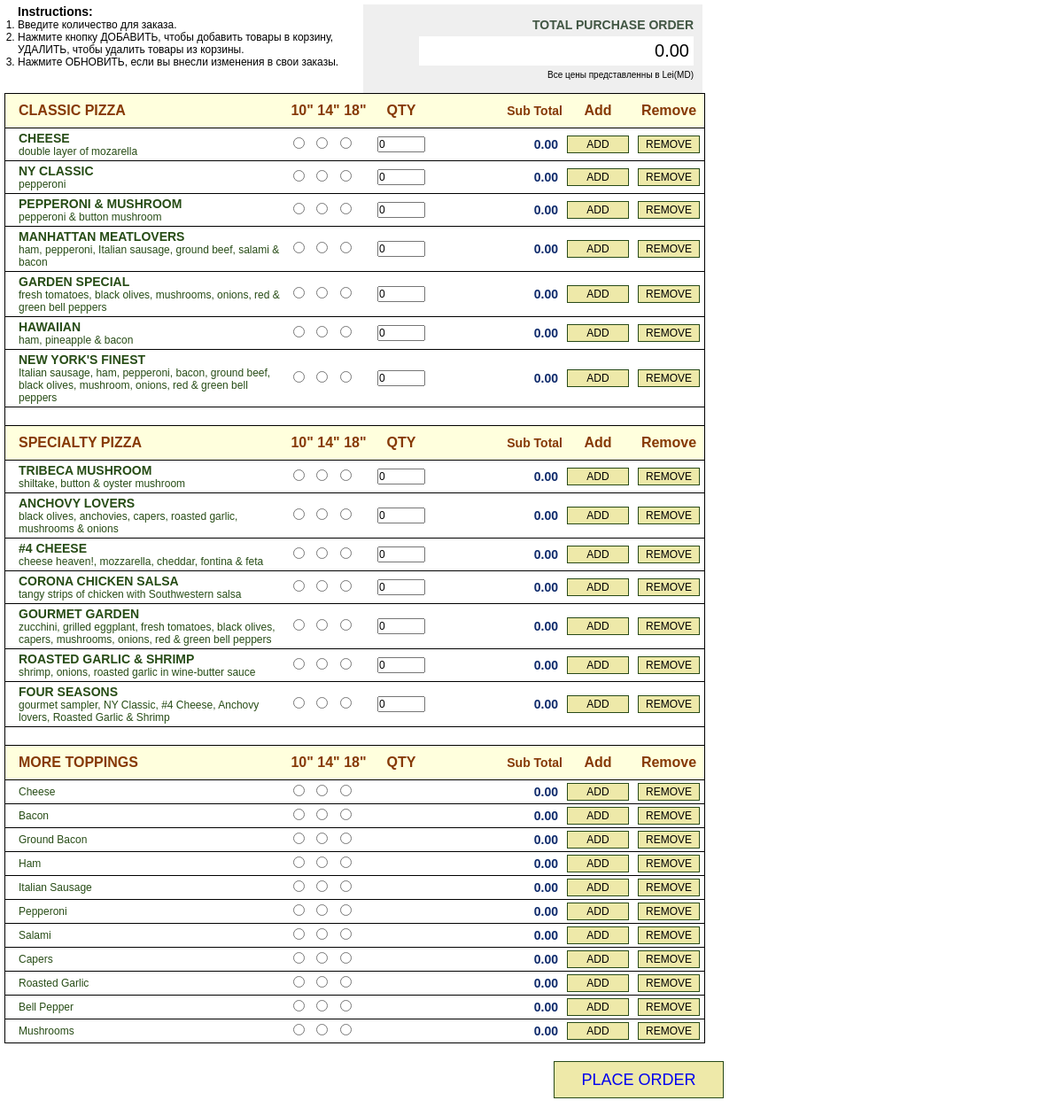
The page / on the database its author committed.
### tables this page shows
CREATE TABLE IF NOT EXISTS `pizza` (
  `id` int(11) NOT NULL AUTO_INCREMENT,
  `category` varchar(20) NOT NULL,
  `name` varchar(30) NOT NULL,
  `description` varchar(200) NOT NULL,
  PRIMARY KEY (`id`)
);

CREATE TABLE IF NOT EXISTS `toppings` (
  `id` int(11) NOT NULL AUTO_INCREMENT,
  `name` varchar(30) NOT NULL,
  PRIMARY KEY (`id`)
);

### src/db.php (called while the page is built, shortened)
<?php
class Db
{
    private $con;
    function __construct($db = "pizza_order")
    {
        $this->con = mysqli_connect("localhost", "root", "root", $db);
        $this->query("select * from pizza");
    }
    private function query($query)
    {
        $res = mysqli_query($this->con, $query);
        $data = mysqli_fetch_all($res, MYSQLI_ASSOC);
        return $data;
    }
    public function getPizzas($category)
    {
        $pizzas = $this->query("select * from pizza where category = '" . $category . "'");
        foreach ($pizzas as $key => $val) {
            $size_and_price = $this->query("select * from pizza_size where pizza_id = " . $val["id"]);
            foreach ($size_and_price as $row) {
                $pizzas[$key]["size_and_price"][$row["size"]] = $row["price"];
            }
        }
        return $pizzas;
    }
    public function getToppings()
    {
        $toppings = $this->query("select * from toppings");
        foreach ($toppings as $key => $val) {
            $size_and_price = $this->query("select * from toppings_size where toppings_id = " . $val["id"]);
            foreach ($size_and_price as $row) {
                $toppings[$key]["size_and_price"][$row["size"]] = $row["price"];
            }
        }
        return $toppings;
    }
}
?>

### index.php (the view, shortened to what this page needs)
<?php
require_once("src/db.php");
$db = new Db();
$sess = new Session();
$cart = $sess->getCart();
$classicPizzas = $db->getPizzas("CLASSIC PIZZA");
$specialtyPizzas = $db->getPizzas("SPECIALTY PIZZA");
$toppings = $db->getToppings();
$grandTotal = 0;
?>
<!DOCTYPE html>
<html>
<head>
    <link rel="stylesheet" href="assets/main.css?<?= date("His") ?>">
</head>
<body>
<div class="intro">
    <div class="instructions">
        <h4>Instructions:</h4>
        <ol>
            <li>Введите количество для заказа.</li>
            <li>Нажмите кнопку ДОБАВИТЬ, чтобы добавить товары в корзину, УДАЛИТЬ, чтобы удалить товары из корзины.</li>
            <li>Нажмите ОБНОВИТЬ, если вы внесли изменения в свои заказы.</li>
        </ol>
    </div>
    <div class="summary">
        <p class="total_purchase_order">TOTAL PURCHASE ORDER</p>
        <div class="total"><?= number_format($grandTotal, 2) ?></div>
        <p class="note">Все цены представленны в Lei(MD)</p>
    </div>
</div>
<form>
    <table id="menu">
        <tr class="row_header">
            <td>CLASSIC PIZZA</td>
            <td>
                <p>10"</p>
                <p>14"</p>
                <p>18"</p>
            </td>
            <td>QTY</td>
            <td>Sub Total</td>
            <td>Add</td>
            <td>Remove</td>
        </tr><?php
        foreach ($classicPizzas
                 as $row){
        $onCart = isset($cart["p-" . $row["id"]]) ?>
        <tr>
            <td>
                <p><?= $row["name"] ?></p>
                <p><?= $row["description"] ?></p>
            </td>
            <td>
                <input title="<?= $row["size_and_price"][10] ?>" type="radio" value="10"
                       name="size-<?= $row["id"] ?>"<?= $onCart && $cart["p-" . $row["id"]]["size"] == 10 ? " checked" : ""; ?>>
                <input title="<?= $row["size_and_price"][14] ?>" type="radio" value="14"
                       name="size-<?= $row["id"] ?>"<?= $onCart && $cart["p-" . $row["id"]]["size"] == 14 ? " checked" : ""; ?>>
                <input title="<?= $row["size_and_price"][18] ?>" type="radio" value="18"
                       name="size-<?= $row["id"] ?>"<?= $onCart && $cart["p-" . $row["id"]]["size"] == 18 ? " checked" : ""; ?>>
            </td>
            <td><input type="number" value="<?= $onCart ? $cart["p-" . $row["id"]]["qty"] : 0 ?>"
                       name="qty-<?= $row["id"] ?>"></td>
            <td>
                <p><?= $onCart ? number_format($cart["p-" . $row["id"]]["qty"] * $row["size_and_price"][$cart["p-" . $row["id"]]["size"]], 2) : "0.00" ?></p>
            </td>
            <td>
                <button type="button" class="add"
                        data-pizza="<?= $row["id"] ?>"><?= $onCart ? "UPDATE" : "ADD" ?></button>
            </td>
            <td>
                <button type="button" class="remove" data-pizza="<?= $row["id"] ?>">REMOVE</button>
            </td>
        </tr>
        <?php }
        ?>
        <tr>
            <td><br></td>
            <td></td>
            <td></td>
            <td></td>
            <td></td>
            <td></td>
        </tr>
        <tr class="row_header">
            <td>SPECIALTY PIZZA</td>
            <td>
                <p>10"</p>
                <p>14"</p>
                <p>18"</p>
            </td>
            <td>QTY</td>
            <td>Sub Total</td>
            <td>Add</td>
            <td>Remove</td>
        </tr><?php
        foreach ($specialtyPizzas
                 as $row){
        $onCart = isset($cart["p-" . $row["id"]]) ?>
        <tr>
            <td>
                <p><?= $row["name"] ?></p>
                <p><?= $row["description"] ?></p>
            </td>
            <td>
                <input title="<?= $row["size_and_price"][10] ?>" type="radio" value="10"
                       name="size-<?= $row["id"] ?>"<?= $onCart && $cart["p-" . $row["id"]]["size"] == 10 ? " checked" : ""; ?>>
                <input title="<?= $row["size_and_price"][14] ?>" type="radio" value="14"
                       name="size-<?= $row["id"] ?>"<?= $onCart && $cart["p-" . $row["id"]]["size"] == 14 ? " checked" : ""; ?>>
                <input title="<?= $row["size_and_price"][18] ?>" type="radio" value="18"
                       name="size-<?= $row["id"] ?>"<?= $onCart && $cart["p-" . $row["id"]]["size"] == 18 ? " checked" : ""; ?>>
            </td>
            <td><input type="number" value="<?= $onCart ? $cart["p-" . $row["id"]]["qty"] : 0 ?>"
                       name="qty-<?= $row["id"] ?>"></td>
            <td>
                <p><?= $onCart ? number_format($cart["p-" . $row["id"]]["qty"] * $row["size_and_price"][$cart["p-" . $row["id"]]["size"]], 2) : "0.00" ?></p>
            </td>
            <td>
                <button type="button" class="add"
                        data-pizza="<?= $row["id"] ?>"><?= $onCart ? "UPDATE" : "ADD" ?></button>
            </td>
            <td>
                <button type="button" class="remove" data-pizza="<?= $row["id"] ?>">REMOVE</button>
            </td>
        </tr>
        <?php }
        ?>
        <tr>
            <td><br></td>
            <td></td>
            <td></td>
            <td></td>
            <td></td>
            <td></td>
        </tr>
        <tr class="row_header">
            <td>MORE TOPPINGS</td>
            <td>
                <p>10"</p>
                <p>14"</p>
                <p>18"</p>
            </td>
            <td>QTY</td>
            <td>Sub Total</td>
            <td>Add</td>
            <td>Remove</td>
        </tr><?php
        foreach ($toppings as $row) {
            $onCart = isset($cart["t-" . $row["id"]]) ?>
            <tr>
                <td><?= $row["name"] ?></td>
                <td>
                    <input title="<?= $row["size_and_price"][10] ?>" type="radio" value="10"
                           name="size-t-<?= $row["id"] ?>"<?= $onCart && $cart["t-" . $row["id"]]["size"] == 10 ? " checked" : ""; ?>>
                    <input title="<?= $row["size_and_price"][14] ?>" type="radio" value="14"
                           name="size-t-<?= $row["id"] ?>"<?= $onCart && $cart["t-" . $row["id"]]["size"] == 14 ? " checked" : ""; ?>>
                    <input title="<?= $row["size_and_price"][18] ?>" type="radio" value="18"
                           name="size-t-<?= $row["id"] ?>"<?= $onCart && $cart["t-" . $row["id"]]["size"] == 18 ? " checked" : ""; ?>>
                </td>
                <td></td>
                <td>
                    <p><?= $onCart ? number_format($row["size_and_price"][$cart["t-" . $row["id"]]["size"]]) : "0.00" ?></p>
                </td>
                <td>
                    <button type="button" class="add-toppings"
                            data-toppings="<?= $row["id"] ?>"><?= $onCart ? "UPDATE" : "ADD" ?></button>
                </td>
                <td>
                    <button type="button" class="remove-toppings" data-toppings="<?= $row["id"] ?>">REMOVE</button>
                </td>
            </tr>
        <?php }
        ?>
    </table>
</form>
<a id="place-order" href="order.php">PLACE ORDER</a>
</body>
</html>

### assets/main.css (style rules this page uses)
* { padding: 0; margin: 0; }
body { max-width: 812px; padding: 5px; font-size: 14px; font-family: Helvetica, sans-serif; }
.intro { background-color: #EFEFEF; width: 788px; }
.instructions, .summary { display: inline-block; vertical-align: top; height: 100px; }
.instructions { width: 390px; background-color: white; padding-left: 15px; }
.instructions ol { font-size: 12px; margin-left: 15; }
.summary { padding-right: 10px; float: right; text-align: right; }
.summary .total_purchase_order { margin: 15px 0 5px 0; font-weight: bold; color: #415643; font-size: 14px; }
.summary .total { font-family: "Arial Black", sans-serif; font-size: 20px; padding: 5px; width: 300px; background-color: white; }
.summary .note { margin-top: 5px; font-size: 10px; }
table#menu { border-collapse: collapse; border: thin solid black; }
table#menu, input, button { font-size: 12px; }
table#menu tr td { padding: 3px 5px; border-bottom: thin solid black; }
table#menu tr td:first-child { padding-left: 15px; color: #274C16; max-width: 320px; }
table#menu tr td:nth-child(2) input[type='radio'] { margin: 0 5px; }
table#menu tr td:nth-child(3) input[type='number'] { width: 50px; }
table#menu tr td:nth-child(4) { font-size: 14px; font-weight: bold; color: #0F2B6C; text-align: right; }
table#menu tr td:nth-child(5) button, table#menu tr td:nth-child(6) button { width: 70px; height: 20px; background-color: #EEE9A9; border: thin solid #284A18; }
table#menu tr td:first-child p:first-child { font-size: 14px; font-weight: bold; }
table#menu tr.row_header { background-color: #FFFFDD; font-size: 16px; font-weight: bold; }
table#menu tr.row_header td { color: #863905; text-align: center; padding: 10px 0px; border-bottom: thin solid black; border-top: thin solid black; }
table#menu tr.row_header td:first-child { text-align: left; padding-left: 15px; width: 300px; }
table#menu tr.row_header td:nth-child(2) { width: 100px; }
table#menu tr.row_header td:nth-child(3) { width: 50px; }
table#menu tr.row_header td:nth-child(4) { text-align: right; width: 150px; }
table#menu tr.row_header td:nth-child(5) { width: 70px; }
table#menu tr.row_header td:nth-child(6) { width: 70px; }
table#menu tr.row_header td p { display: inline-block; }
#place-order { text-align: center; float: right; display: block; padding: 10px 20px; margin: 20px 0; font-size: 18px; text-decoration: none; height: 20px; background-color: #EEE9A9; border: thin solid #284A18; width: 150px; }

### rows shown on the page
pizza: name "CHEESE", description "double layer of mozarella", id "0", shows "0.00", shows "ADD"
pizza: name "NY CLASSIC", description "pepperoni", id "0", shows "0.00", shows "ADD"
pizza: name "PEPPERONI & MUSHROOM", description "pepperoni & button mushroom", id "0", shows "0.00", shows "ADD"
pizza: name "MANHATTAN MEATLOVERS", description "ham, pepperoni, Italian sausage, ground beef, salami & bacon", id "0", shows "0.00", shows "ADD"
pizza: name "GARDEN SPECIAL", description "fresh tomatoes, black olives, mushrooms, onions, red & green bell peppers", id "0", shows "0.00", shows "ADD"
pizza: name "HAWAIIAN", description "ham, pineapple & bacon", id "0", shows "0.00", shows "ADD"
pizza: name "NEW YORK'S FINEST", description "Italian sausage, ham, pepperoni, bacon, ground beef, black olives, mushroom, onions, red & green bell peppers", id "0", shows "0.00", shows "ADD"
pizza: name "TRIBECA MUSHROOM", description "shiltake, button & oyster mushroom", id "0", shows "0.00", shows "ADD"
pizza: name "ANCHOVY LOVERS", description "black olives, anchovies, capers, roasted garlic, mushrooms & onions", id "0", shows "0.00", shows "ADD"
pizza: name "#4 CHEESE", description "cheese heaven!, mozzarella, cheddar, fontina & feta", id "0", shows "0.00", shows "ADD"
pizza: name "CORONA CHICKEN SALSA", description "tangy strips of chicken with Southwestern salsa", id "0", shows "0.00", shows "ADD"
pizza: name "GOURMET GARDEN", description "zucchini, grilled eggplant, fresh tomatoes, black olives, capers, mushrooms, onions, red & green bell peppers", id "0", shows "0.00", shows "ADD"
pizza: name "ROASTED GARLIC & SHRIMP", description "shrimp, onions, roasted garlic in wine-butter sauce", id "0", shows "0.00", shows "ADD"
pizza: name "FOUR SEASONS", description "gourmet sampler, NY Classic, #4 Cheese, Anchovy lovers, Roasted Garlic & Shrimp", id "0", shows "0.00", shows "ADD"
toppings: name "Cheese", shows "0.00", shows "ADD"
toppings: name "Bacon", shows "0.00", shows "ADD"
toppings: name "Ground Bacon", shows "0.00", shows "ADD"
toppings: name "Ham", shows "0.00", shows "ADD"
toppings: name "Italian Sausage", shows "0.00", shows "ADD"
toppings: name "Pepperoni", shows "0.00", shows "ADD"
toppings: name "Salami", shows "0.00", shows "ADD"
toppings: name "Capers", shows "0.00", shows "ADD"
toppings: name "Roasted Garlic", shows "0.00", shows "ADD"
toppings: name "Bell Pepper", shows "0.00", shows "ADD"
toppings: name "Mushrooms", shows "0.00", shows "ADD"

### other values the page prints
$grandTotal "0.00"
